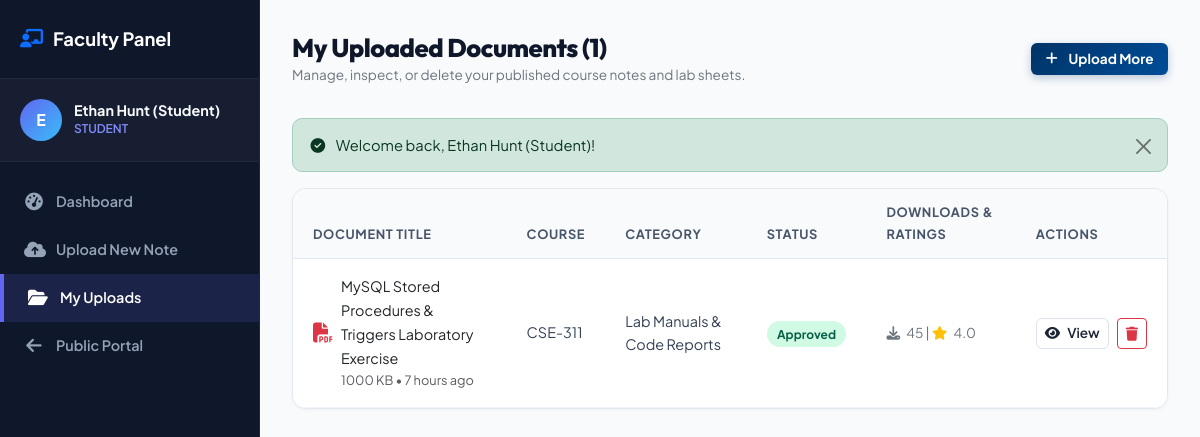
/faculty/my_resources.php (signed in), run on the app's committed database.
### tables this page shows
CREATE TABLE `resources` (
    `resource_id` INT AUTO_INCREMENT PRIMARY KEY,
    `title` VARCHAR(255) NOT NULL,
    `description` TEXT,
    `course_id` INT NOT NULL,
    `category_id` INT NOT NULL,
    `uploaded_by` INT NOT NULL,
    `file_path` VARCHAR(255) NOT NULL,
    `file_name` VARCHAR(255) NOT NULL,
    `file_size` BIGINT UNSIGNED DEFAULT 0,  
    `file_type` VARCHAR(50) NOT NULL,       
    `download_count` INT UNSIGNED DEFAULT 0,
    `view_count` INT UNSIGNED DEFAULT 0,
    `avg_rating` DECIMAL(3,2) DEFAULT 0.00,
    `rating_count` INT UNSIGNED DEFAULT 0,
    `status` ENUM('pending', 'approved', 'rejected') DEFAULT 'approved',
    `moderated_by` INT NULL,
    `moderation_notes` TEXT NULL,
    `created_at` TIMESTAMP DEFAULT CURRENT_TIMESTAMP,
    `updated_at` TIMESTAMP DEFAULT CURRENT_TIMESTAMP ON UPDATE CURRENT_TIMESTAMP,
    INDEX `idx_resources_course` (`course_id`),
    INDEX `idx_resources_category` (`category_id`),
    INDEX `idx_resources_status` (`status`),
    CONSTRAINT `fk_resources_course` FOREIGN KEY (`course_id`) REFERENCES `courses` (`course_id`) ON UPDATE CASCADE ON DELETE CASCADE,
    CONSTRAINT `fk_resources_category` FOREIGN KEY (`category_id`) REFERENCES `categories` (`category_id`) ON UPDATE CASCADE ON DELETE RESTRICT,
    CONSTRAINT `fk_resources_user` FOREIGN KEY (`uploaded_by`) REFERENCES `users` (`user_id`) ON UPDATE CASCADE ON DELETE CASCADE,
    CONSTRAINT `fk_resources_moderator` FOREIGN KEY (`moderated_by`) REFERENCES `users` (`user_id`) ON UPDATE CASCADE ON DELETE SET NULL
);

CREATE TABLE `courses` (
    `course_id` INT AUTO_INCREMENT PRIMARY KEY,
    `dept_id` INT NOT NULL,
    `semester_id` INT NOT NULL,
    `course_code` VARCHAR(30) NOT NULL UNIQUE,
    `course_title` VARCHAR(200) NOT NULL,
    `credit_hours` DECIMAL(3,1) DEFAULT 3.0,
    `syllabus_summary` TEXT NULL,
    `created_at` TIMESTAMP DEFAULT CURRENT_TIMESTAMP,
    CONSTRAINT `fk_courses_dept` FOREIGN KEY (`dept_id`) REFERENCES `departments` (`dept_id`) ON UPDATE CASCADE ON DELETE CASCADE,
    CONSTRAINT `fk_courses_semester` FOREIGN KEY (`semester_id`) REFERENCES `semesters` (`semester_id`) ON UPDATE CASCADE ON DELETE CASCADE
);

CREATE TABLE `categories` (
    `category_id` INT AUTO_INCREMENT PRIMARY KEY,
    `name` VARCHAR(80) NOT NULL UNIQUE,
    `slug` VARCHAR(80) NOT NULL UNIQUE,
    `icon` VARCHAR(50) DEFAULT 'fa-file-text',
    `description` VARCHAR(255) NULL
);

### includes/auth_middleware.php (called while the page is built, shortened)
<?php
function isLoggedIn() {
    return isset($_SESSION['user_id']) && !empty($_SESSION['user_id']);
}
function getCurrentUser() {
    return [
        'id' => $_SESSION['user_id'],
        'name' => $_SESSION['full_name'] ?? 'User',
        'email' => $_SESSION['email'] ?? '',
        'role_id' => $_SESSION['role_id'] ?? 4,
        'role_name' => $_SESSION['role_name'] ?? 'student',
        'dept_id' => $_SESSION['dept_id'] ?? null,
        'avatar' => $_SESSION['avatar'] ?? 'default_avatar.png'
    ];
}

### faculty/my_resources.php (the view, shortened to what this page needs)
<?php
require_once __DIR__ . '/../includes/header.php';
require_once __DIR__ . '/../includes/auth_middleware.php';
$pdo = Database::getConnection();
$userId = $currentUser['id'];
$stmt = $pdo->prepare("SELECT r.*, c.course_code, c.course_title, d.dept_code, cat.name AS category_name
                       FROM `resources` r
                       JOIN `courses` c ON r.course_id = c.course_id
                       JOIN `departments` d ON c.dept_id = d.dept_id
                       JOIN `categories` cat ON r.category_id = cat.category_id
                       WHERE r.uploaded_by = ?
                       ORDER BY r.created_at DESC");
$stmt->execute([$userId]);
$myResources = $stmt->fetchAll();
?>
<div class="dashboard-wrapper">
    <aside class="sidebar">
        <div class="sidebar-header">
            <a href="<?= BASE_URL ?>/faculty/index.php" class="sidebar-brand"><i class="fa-solid fa-chalkboard-user text-primary"></i> Faculty Panel</a>
        </div>
        <div class="sidebar-user">
            <div class="user-avatar-circle"><?= strtoupper(substr($currentUser['name'], 0, 1)) ?></div>
            <div class="user-info-text">
                <div class="user-name"><?= htmlspecialchars($currentUser['name']) ?></div>
                <div class="user-role"><?= htmlspecialchars($currentUser['role_name']) ?></div>
            </div>
        </div>
        <ul class="sidebar-nav">
            <li><a href="<?= BASE_URL ?>/faculty/index.php" class="sidebar-link"><i class="fa-solid fa-gauge-high"></i> Dashboard</a></li>
            <li><a href="<?= BASE_URL ?>/faculty/upload.php" class="sidebar-link"><i class="fa-solid fa-cloud-arrow-up"></i> Upload New Note</a></li>
            <li><a href="<?= BASE_URL ?>/faculty/my_resources.php" class="sidebar-link active"><i class="fa-solid fa-folder-open"></i> My Uploads</a></li>
            <li><a href="<?= BASE_URL ?>/index.php" class="sidebar-link"><i class="fa-solid fa-arrow-left"></i> Public Portal</a></li>
        </ul>
    </aside>
    <main class="dashboard-content">
        <div class="dashboard-header">
            <div>
                <h1 class="dashboard-title">My Uploaded Documents (<?= count($myResources) ?>)</h1>
                <p class="text-secondary small mb-0">Manage, inspect, or delete your published course notes and lab sheets.</p>
            </div>
            <div>
                <a href="<?= BASE_URL ?>/faculty/upload.php" class="btn btn-primary-custom btn-sm">
                    <i class="fa-solid fa-plus me-1"></i> Upload More
                </a>
            </div>
        </div>
        <div class="data-card">
            <div class="table-responsive">
                <table class="table table-custom">
                    <thead>
                        <tr>
                            <th>Document Title</th>
                            <th>Course</th>
                            <th>Category</th>
                            <th>Status</th>
                            <th>Downloads & Ratings</th>
                            <th>Actions</th>
                        </tr>
                    </thead>
                    <tbody>
                        <?php if (empty($myResources)): ?>
                            <tr>
                                <td colspan="6" class="text-center py-5 text-muted">
                                    <i class="fa-solid fa-file-arrow-up text-primary fs-1 mb-2 d-block"></i>
                                    You have not uploaded any resources yet.
                                    <div class="mt-2"><a href="<?= BASE_URL ?>/faculty/upload.php" class="btn btn-primary-custom btn-sm">Upload Material</a></div>
                                </td>
                            </tr>
                        <?php else: ?>
                            <?php foreach ($myResources as $res): ?>
                                <tr>
                                    <td>
                                        <div class="d-flex align-items-center gap-2">
                                            <i class="fa-solid <?= getFileIconClass($res['file_type']) ?> fs-5"></i>
                                            <div>
                                                <a href="<?= BASE_URL ?>/resource_details.php?id=<?= $res['resource_id'] ?>" class="font-weight-bold text-dark text-decoration-none">
                                                    <?= htmlspecialchars($res['title']) ?>
                                                </a>
                                                <div class="text-muted font-xs"><?= formatBytes($res['file_size']) ?> &bull; <?= timeAgo($res['created_at']) ?></div>
                                            </div>
                                        </div>
                                    </td>
                                    <td>
                                        <span class="course-badge"><?= htmlspecialchars($res['course_code']) ?></span>
                                    </td>
                                    <td><?= htmlspecialchars($res['category_name']) ?></td>
                                    <td>
                                        <span class="badge-status badge-<?= $res['status'] ?>">
                                            <?= ucfirst($res['status']) ?>
                                        </span>
                                    </td>
                                    <td>
                                        <div class="small text-secondary">
                                            <i class="fa-solid fa-download me-1"></i> <?= $res['download_count'] ?> |
                                            <i class="fa-solid fa-star text-warning me-1"></i> <?= number_format($res['avg_rating'], 1) ?>
                                        </div>
                                    </td>
                                    <td>
                                        <div class="d-flex gap-2">
                                            <a href="<?= BASE_URL ?>/resource_details.php?id=<?= $res['resource_id'] ?>" class="btn btn-outline-custom btn-sm py-1 px-2">
                                                <i class="fa-solid fa-eye"></i> View
                                            </a>
                                            <a href="<?= BASE_URL ?>/actions/resource_action.php?action=delete&id=<?= $res['resource_id'] ?>" class="btn btn-outline-danger btn-sm py-1 px-2" onclick="return confirm('Delete this note permanently?');">
                                                <i class="fa-solid fa-trash"></i>
                                            </a>
                                        </div>
                                    </td>
                                </tr>
                            <?php endforeach; ?>
                        <?php endif; ?>
                    </tbody>
                </table>
            </div>
        </div>
    </main>
</div>
</body>
</html>

### assets/css/style.css (style rules this page uses)
:root { --primary: #003366; --primary-light: #004d99; --primary-dark: #002244; --primary-subtle: #e8f0fb; --primary-mid: #1a5276; --accent: #1a7f37; --accent-light: #28a745; --accent-subtle: #e9f7ef; --gold: #c9a227; --gold-light: #f5d06a; --success: #198754; --success-light: #d1e7dd; --danger: #dc3545; --danger-light: #f8d7da; --warning: #fd7e14; --info: #0d6efd; --dark: #0d1b2e; --dark-surface: #152338; --text-primary: #1a2332; --text-secondary: #4a5568; --text-muted: #718096; --bg-main: #f5f7fa; --bg-card: #ffffff; --border-color: #dce3ec; --border-subtle: #edf2f7; --shadow-sm: 0 1px 4px rgba(0,51,102,0.08); --shadow-md: 0 4px 12px rgba(0,51,102,0.1); --shadow-lg: 0 12px 28px rgba(0,51,102,0.12); --shadow-xl: 0 20px 40px rgba(0,51,102,0.15); --radius-sm: 6px; --radius-md: 10px; --radius-lg: 16px; --radius-xl: 24px; --radius-full: 9999px; --transition: all 0.22s cubic-bezier(0.4, 0, 0.2, 1); }
*, *::before, *::after { box-sizing: border-box; }
html { scroll-behavior: smooth; }
body { font-family: 'Plus Jakarta Sans', -apple-system, BlinkMacSystemFont, "Segoe UI", sans-serif; background-color: var(--bg-main); color: var(--text-primary); font-size: 15px; line-height: 1.65; min-height: 100vh; display: flex; flex-direction: column; -webkit-font-smoothing: antialiased; }
h1 { font-size: 2.6rem; }
h1, h2, h3, h4, h5, h6 { font-family: 'Outfit', 'Plus Jakarta Sans', sans-serif; font-weight: 700; color: var(--dark); letter-spacing: -0.02em; line-height: 1.25; }
p { font-size: 0.975rem; }
small, .small { font-size: 0.85rem; }
.font-xs { font-size: 0.8rem; }
a { transition: var(--transition); }
.user-avatar-circle { width: 32px; height: 32px; min-width: 32px; border-radius: 50%; background: linear-gradient(135deg, var(--primary), var(--accent)); color: white; display: inline-flex; align-items: center; justify-content: center; font-weight: 800; font-size: 0.85rem; line-height: 1; flex-shrink: 0; }
.btn-primary-custom { background: linear-gradient(135deg, var(--primary), var(--primary-light)); border: none; color: white !important; font-weight: 700; font-size: 0.92rem; padding: 0.55rem 1.3rem; border-radius: var(--radius-md); transition: var(--transition); display: inline-flex; align-items: center; gap: 7px; box-shadow: 0 3px 8px rgba(0,51,102,0.25); text-decoration: none; cursor: pointer; font-family: inherit; }
.btn-outline-custom { border: 1.5px solid var(--border-color); background: white; color: var(--text-primary) !important; font-weight: 600; font-size: 0.9rem; padding: 0.5rem 1.2rem; border-radius: var(--radius-md); transition: var(--transition); display: inline-flex; align-items: center; gap: 7px; text-decoration: none; cursor: pointer; font-family: inherit; }
.btn-sm.btn-primary-custom, .btn-sm.btn-outline-custom { padding: 0.38rem 0.9rem; font-size: 0.85rem; border-radius: var(--radius-sm); }

### data on the page
resources: title "MySQL Stored Procedures & Triggers Laboratory Exercise", file_size "1000 KB", created_at "7 hours ago", course.course_code "CSE-311", category.name "Lab Manuals & Code Reports", status "Approved", download_count "45", avg_rating "4.0"

### other printed values
substr($currentUser['name'], 0, 1) "E"
$currentUser['name'] "Ethan Hunt (Student)"
$currentUser['role_name'] "STUDENT"
count($myResources) "1"
$flash['message'] "Welcome back, Ethan Hunt (Student)!"
